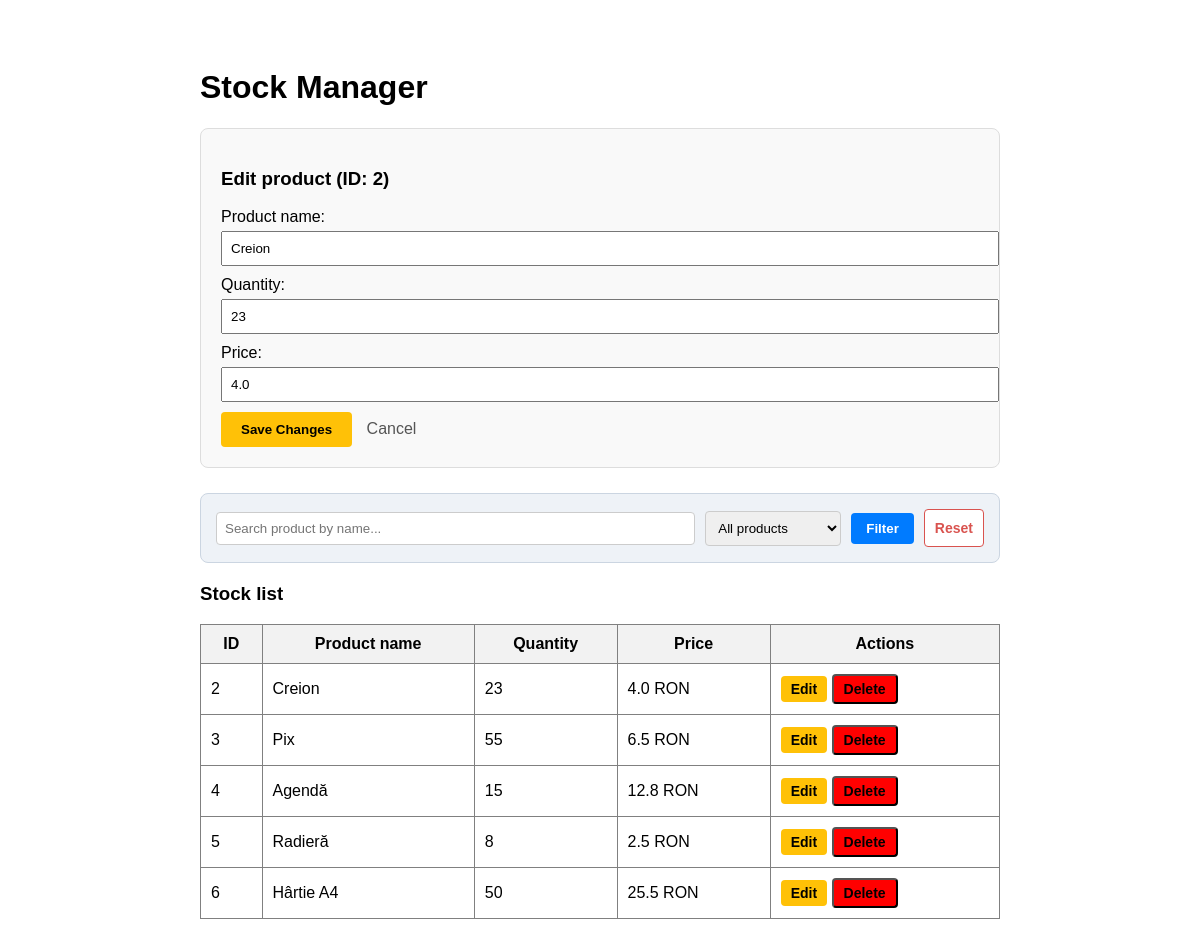
Page /edit/2 on the committed database.
### tables this page shows
CREATE TABLE products (
            id INTEGER PRIMARY KEY AUTOINCREMENT,
            name TEXT NOT NULL,
            quantity INTEGER NOT NULL,
            price REAL NOT NULL
        );

### app.py (the view)
@app.route('/edit/<int:id>')
def edit_product(id):
    conn = get_db_connection()
    products = conn.execute('SELECT * FROM products').fetchall()
    product_to_edit = conn.execute('SELECT * FROM products WHERE id = ?', (id,)).fetchone()
    conn.close()
    return render_template('index.html', products=products, product_to_edit=product_to_edit)

### app.py (called while the page is built)
def get_db_connection():
    conn = sqlite3.connect('stock.db') # deschide conexiunea la baza de date
    conn.row_factory = sqlite3.Row # permite accesarea coloanelor din baza de date ca și cum ar fi atribute ale unui obiect
    return conn # returnează obiectul de conexiune creat

### templates/index.html (shortened to what this page needs)
<!DOCTYPE html>
<html lang="ro">
<head>
    <link rel="stylesheet" href="{{ url_for('static', filename='style.css') }}">
</head>
<body>
    <div class="container" style="padding: 40px; font-family: sans-serif; max-width: 800px; margin: auto;">
        <h1>Stock Manager</h1>
        <div class="card-add">
            <h3>{% if product_to_edit %}Edit product (ID: {{ product_to_edit.id }}){% else %}Add new product{% endif %}</h3>
            <form action="{% if product_to_edit %}/update/{{ product_to_edit.id }}{% else %}/add{% endif %}" method="POST">
                <div style="margin-bottom: 10px;">
                    <label>Product name:</label><br>
                    <input type="text" name="name" value="{{ product_to_edit.name if product_to_edit else '' }}" required style="width: 100%; padding: 8px; margin-top: 5px;">
                </div>
                <div style="margin-bottom: 10px;">
                    <label>Quantity:</label><br>
                    <input type="number" name="quantity" value="{{ product_to_edit.quantity if product_to_edit else '' }}" required style="width: 100%; padding: 8px; margin-top: 5px;">
                </div>
                <div style="margin-bottom: 10px;">
                    <label>Price:</label><br>
                    <input type="number" step="0.01" name="price" value="{{ product_to_edit.price if product_to_edit else '' }}" required style="width: 100%; padding: 8px; margin-top: 5px;">
                </div>
                <button type="submit" class="btn-form {% if product_to_edit %}btn-edit{% else %}btn-add{% endif %}">
                    {% if product_to_edit %}Save Changes{% else %}Add Product{% endif %}
                </button>
                {% if product_to_edit %}
                <a href="/" style="margin-left: 10px; text-decoration: none; color: #555;">Cancel</a>
                {% endif %}
            </form>
        </div>
        <div style="background: #eef2f7; padding: 15px; margin-bottom: 20px; border-radius: 8px; border: 1px solid #cbd5e1;">
            <form method="GET" action="/" style="display: flex; gap: 10px; align-items: center; flex-wrap: wrap;">
                <input type="text" name="search" value="{{ search }}" placeholder="Search product by name..." style="flex: 1; padding: 8px; border: 1px solid #ccc; border-radius: 4px; min-width: 200px;">
                <select name="filter" style="padding: 8px; border: 1px solid #ccc; border-radius: 4px;">
                    <option value="all" {% if filter_status == 'all' %}selected{% endif %}>All products</option>
                </select>
                <button type="submit" style="background: #007bff; color: white; border: none; padding: 8px 15px; border-radius: 4px; cursor: pointer; font-weight: bold;">Filter</button>
                {% if search or filter_status != 'all' %}
                <a href="/" style="text-decoration: none; background: white; padding: 10px; border: 1px solid #d9534f; border-radius: 4px; color: #d9534f; font-weight: bold; font-size: 14px;">Reset</a>
                {% endif %}
            </form>
        </div>
        <h3>Stock list</h3>
        <table border="1" cellpadding="10" cellspacing="0" style="width: 100%; border-collapse: collapse;">
            <tr style="background: #f2f2f2;">
                <th>ID</th>
                <th>Product name</th>
                <th>Quantity</th>
                <th>Price</th>
                <th>Actions</th>
            </tr>
            {% for product in products %}
            <tr>
                <td>{{ product.id }}</td>
                <td>{{ product.name }}</td>
                <td>{{ product.quantity }}</td>
                <td>{{ product.price }} RON</td>
                <td>
                    <a href="/edit/{{ product.id }}" style="background: #ffc107; color: black; padding: 5px 10px; text-decoration: none; border-radius: 4px; font-size: 14px; font-weight: bold;">Edit</a>
                    <form action="/delete/{{ product.id }}" method="POST" style="display: inline;">
                        <button type="submit" class="btn-delete" onclick="return confirm('Are you sure you want to delete this product?');">Delete</button>
                    </form>
                </td>
            </tr>
            {% endfor %}
        </table>
    </div>
</body>
</html>

### static/style.css (style rules this page uses)
.card-add { background: #f9f9f9; border: 1px solid #ddd; padding: 20px; margin-bottom: 25px; border-radius: 8px; }
.btn-form { padding: 10px 20px; border: none; border-radius: 4px; cursor: pointer; font-weight: bold; }
.btn-edit { background: #ffc107; color: black; }
.btn-delete { background: #ff0000; color: black; padding: 5px 10px; text-decoration: none; border-radius: 4px; font-size: 14px; font-weight: bold; }

### rows in the picture
products: id "2", name "Creion", quantity "23", price "4.0"
products: id "3", name "Pix", quantity "55", price "6.5"
products: id "4", name "Agendă", quantity "15", price "12.8"
products: id "5", name "Radieră", quantity "8", price "2.5"
products: id "6", name "Hârtie A4", quantity "50", price "25.5"
